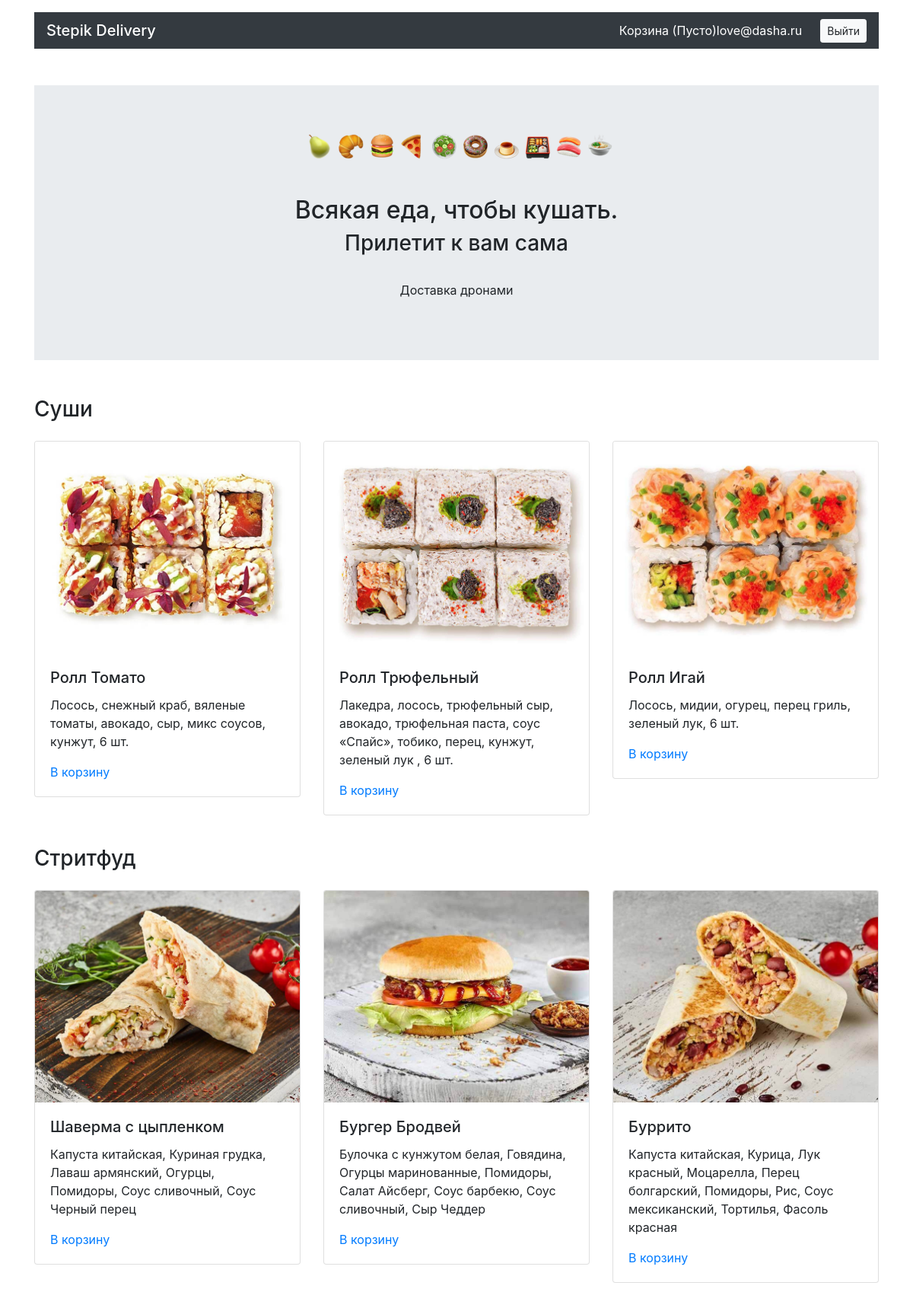
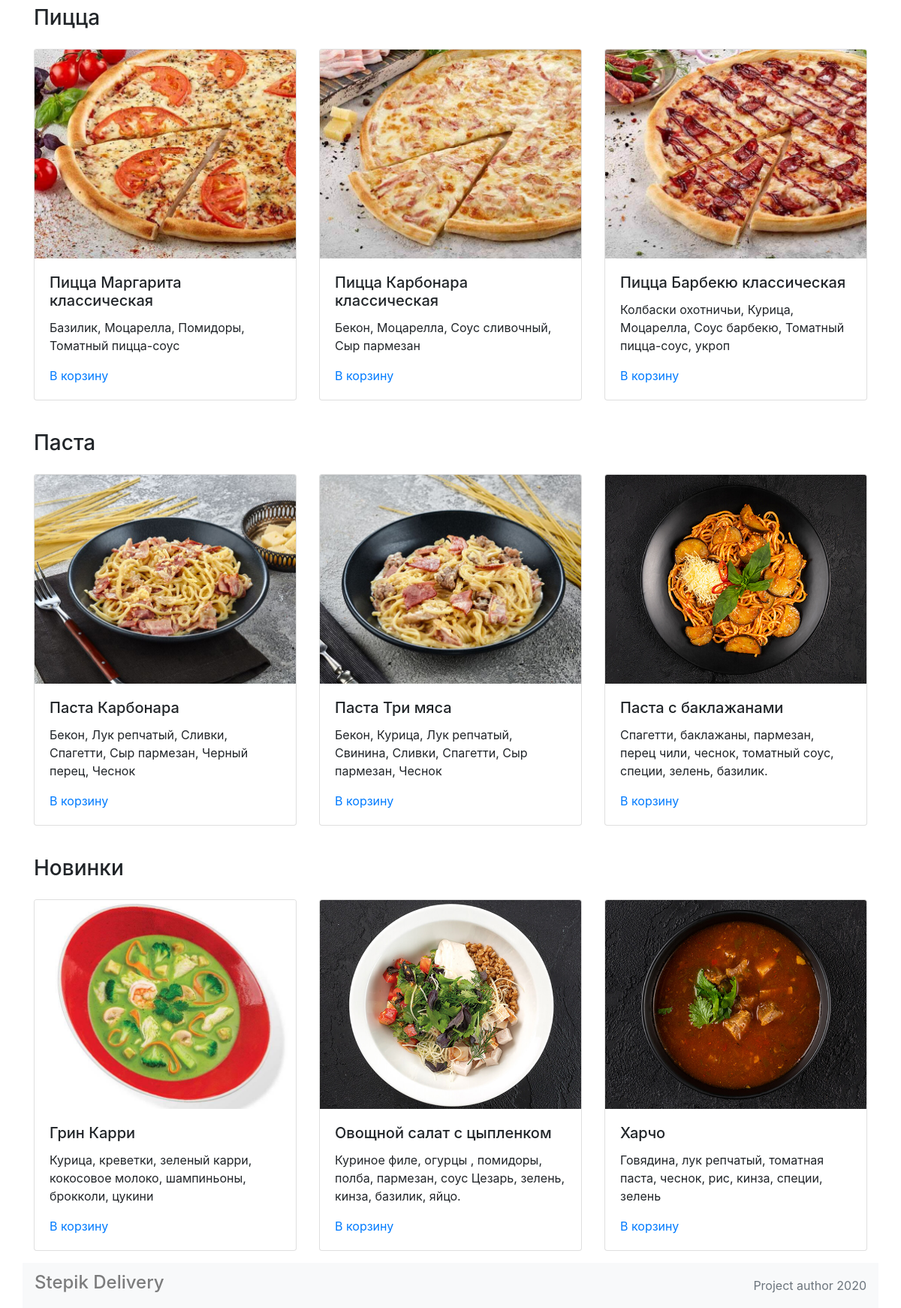
Screenshot of / (signed in) with the database file from the repository (2 pictures, top to bottom).
### models.py (models this page shows)
class User(db.Model, UserMixin):
    __tablename__ = 'user'
    id = db.Column(db.Integer, primary_key=True)
    email = db.Column(db.String, unique=True)
    password = db.Column(db.String)
    active = db.Column(db.Boolean)
    roles = db.relationship('Role', secondary=roles_users, backref='user',)
    orders = db.relationship('Order', backref='user')

class Category(db.Model):
    __tablename__ = 'category'
    id = db.Column(db.Integer, primary_key=True)
    title = db.Column(db.String)
    meals = db.relationship('Meal', backref='category')

class Meal(db.Model):
    __tablename__ = 'meal'
    id = db.Column(db.Integer, primary_key=True)
    title = db.Column(db.String)
    price = db.Column(db.Integer)
    desc = db.Column(db.String)
    pic = db.Column(db.String)
    category_id = db.Column(db.Integer, db.ForeignKey('category.id', ondelete='CASCADE'))

### index/index.py (the view)
@index.route('')
def index_render():
    print(session)
    category = db.session.query(Category).all()
    return render_template('index.html', category=category)

### app.py (called while the page is built, shortened)
@app.context_processor
def menu_cart():
    return dict(menu_cart='Пусто')

### index/templates/index.html (shortened to what this page needs)
{% extends 'base.html' %} {% block body %}
<main class="container mt-3">
    <section class="my-5 jumbotron jumbotron-fluid">
        <div class="text-center">
            <img class="ml-2"
                 alt="" width="401" height="33">
            <h1 class="h2 mt-5 m-2">Всякая еда, чтобы кушать.</h1>
            <h2 class="h3">Прилетит к вам сама</h2>
            <p class="pt-4">Доставка дронами</p>
        </div>
    </section>
    <section>
        {% for cat in category %}
        <h3 class="my-4">{{ cat.title }}</h3>
        <div class="row mt-4">
            {% for meal in cat.meals[:3] %}
            <div class="col-12 col-md-4">
                <div class="card mb-3">
                    <img src="{{ url_for('static', filename='pictures/'+ meal.pic) }}" width="300" class="card-img-top"
                         alt="">
                    <div class="card-body">
                        <h4 class="h5 card-title">{{ meal.title }}</h4>
                        <p class="card-text">{{ meal.desc }}</p>
                        <a href="{{ url_for('cart.add_render', id=meal.id) }}" btn btn-danger">В корзину</a>
                    </div>
                </div>
            </div>
            {% endfor %}
        </div>
        {% endfor %}
    </section>
</main>
{% endblock %}

### templates/base.html (shortened to what this page needs)
<!DOCTYPE html>
<html lang="ru">
<head>
  <link rel="stylesheet" href="https://stackpath.bootstrapcdn.com/bootstrap/4.3.1/css/bootstrap.min.css">
  <link rel="stylesheet" href="{{ url_for('static', filename='css/style.css') }}">
</head>
<body>
<header class="container mt-3">
    <nav class="py-1 navbar navbar-dark bg-dark">
      <ul class="navbar-nav mr-auto mt-2 mt-lg-0">
        <p class=" h5 my-2 text-white bg-dark">Stepik Delivery</p>
      </ul>
      <p class="my-2 text-white bg-dark ">Корзина ({{ menu_cart }}) </p>
      {% if current_user.is_authenticated %}
      <p class="my-2 text-white bg-dark "> {{ current_user.email }}  </p>
      <a href="{{ url_for('security.logout') }}" class="btn btn-light btn-sm ml-4">Выйти</a>
      {% else %}
      <a href="{{ url_for('security.login') }}" class="btn btn-warning btn-sm ml-4">Войти</a>
      {% endif %}
    </nav>
  </header>
{% block body %}
{% endblock %}
  <footer class="footer">
    <nav class="container navbar navbar-light bg-light">
      <ul class="navbar-nav mr-auto">
        <p class="h4 nav-link">Stepik Delivery</p>
      </ul>
      <a class="text-muted" href="#">Project author 2020</a>
    </nav>
  </footer>
</body>
</html>

### static/css/style.css (style rules this page uses)
html { position: relative; min-height: 100%; }
body { margin-bottom: 60px; }
.footer { position: absolute; bottom: 0; width: 100%; height: 60px; line-height: 60px; }
.navbar { padding-top: 0; padding-bottom: 0; }

### rows the page displays
User: email "love@dasha.ru"
Category: title "Суши"
Meal: pic (picture), title "Ролл Томато", desc "Лосось, снежный краб, вяленые томаты, авокадо, сыр, микс соусов, кунжут, 6 шт."
Meal: pic (picture), title "Ролл Трюфельный", desc "Лакедра, лосось, трюфельный сыр, авокадо, трюфельная паста, соус «Спайс», тобико, перец, кунжут, зеленый лук , 6 шт."
Meal: pic (picture), title "Ролл Игай", desc "Лосось, мидии, огурец, перец гриль, зеленый лук, 6 шт."
Category: title "Стритфуд"
Meal: pic (picture), title "Шаверма с цыпленком", desc "Капуста китайская, Куриная грудка, Лаваш армянский, Огурцы, Помидоры, Соус сливочный, Соус Черный перец"
Meal: pic (picture), title "Бургер Бродвей", desc "Булочка с кунжутом белая, Говядина, Огурцы маринованные, Помидоры, Салат Айсберг, Соус барбекю, Соус сливочный, Сыр Чеддер"
Meal: pic (picture), title "Буррито", desc "Капуста китайская, Курица, Лук красный, Моцарелла, Перец болгарский, Помидоры, Рис, Соус мексиканский, Тортилья, Фасоль красная"
Category: title "Пицца"
Meal: pic (picture), title "Пицца Маргарита классическая", desc "Базилик, Моцарелла, Помидоры, Томатный пицца-соус"
Meal: pic (picture), title "Пицца Карбонара классическая", desc "Бекон, Моцарелла, Соус сливочный, Сыр пармезан"
Meal: pic (picture), title "Пицца Барбекю классическая", desc "Колбаски охотничьи, Курица, Моцарелла, Соус барбекю, Томатный пицца-соус, укроп"
Category: title "Паста"
Meal: pic (picture), title "Паста Карбонара", desc "Бекон, Лук репчатый, Сливки, Спагетти, Сыр пармезан, Черный перец, Чеснок"
Meal: pic (picture), title "Паста Три мяса", desc "Бекон, Курица, Лук репчатый, Свинина, Сливки, Спагетти, Сыр пармезан, Чеснок"
Meal: pic (picture), title "Паста с баклажанами", desc "Спагетти, баклажаны, пармезан, перец чили, чеснок, томатный соус, специи, зелень, базилик."
Category: title "Новинки"
Meal: pic (picture), title "Грин Карри", desc "Курица, креветки, зеленый карри, кокосовое молоко, шампиньоны, брокколи, цукини"
Meal: pic (picture), title "Овощной салат с цыпленком", desc "Куриное филе, огурцы , помидоры, полба, пармезан, соус Цезарь, зелень, кинза, базилик, яйцо."
Meal: pic (picture), title "Харчо", desc "Говядина, лук репчатый, томатная паста, чеснок, рис, кинза, специи, зелень"

### other values shown
{{ menu_cart }} "Пусто"
